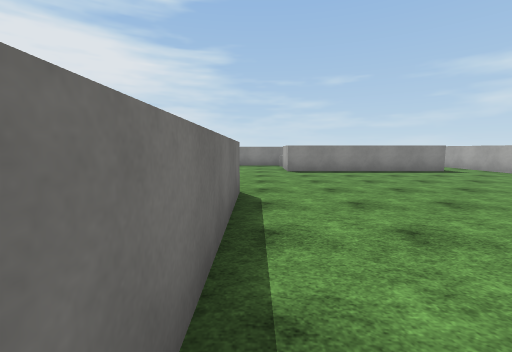
view 1 (above)

24 first-person views from a walk through a scene from a Unity 3-D project. The camera is 1.5 m above the floor, tilts 6° down and sees 90° across. The floor is counted in squares, 2 m on a side. Each view is taken from the middle of a square. On the plan, view 1 faces up. The plan holds only what a view shows up to about 9 squares ahead; the rest is blank. The place goes on beyond the plan. The player character is not drawn. Some animated figures are left out. Surface patterns are stand-ins for the level's own textures.

view 2
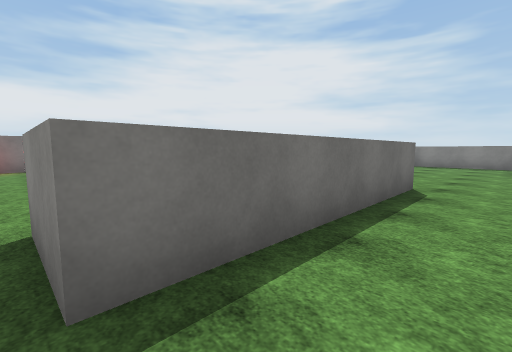

view 3
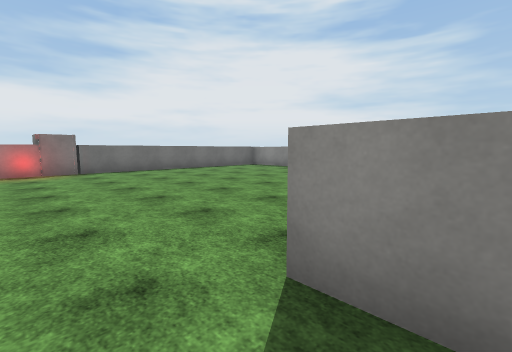

view 4
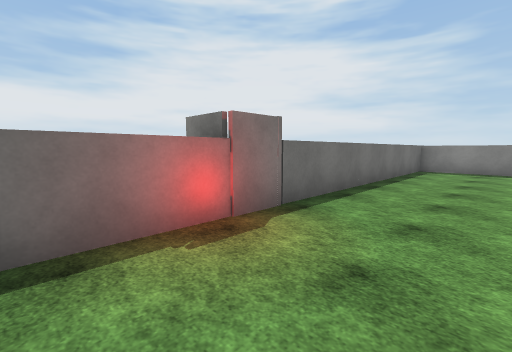

view 5
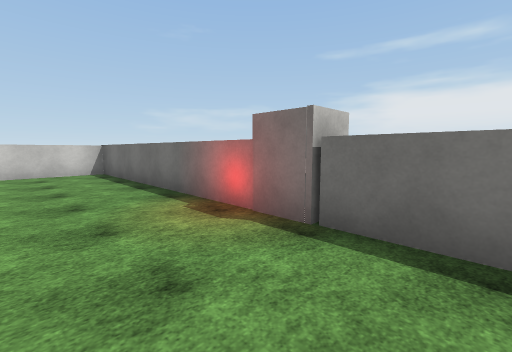

view 6
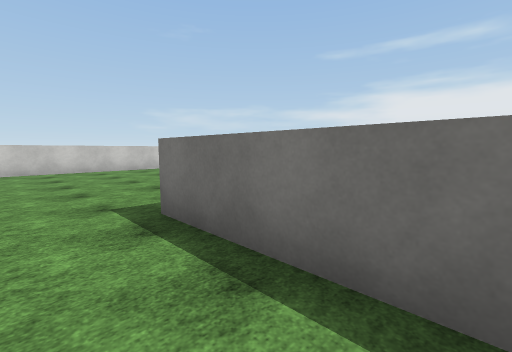

view 7
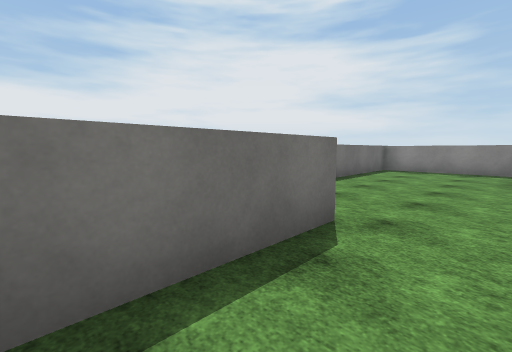

view 8
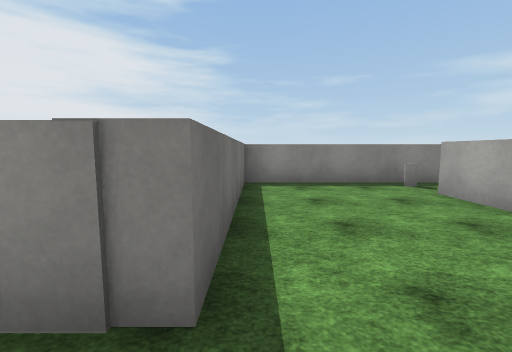

view 9
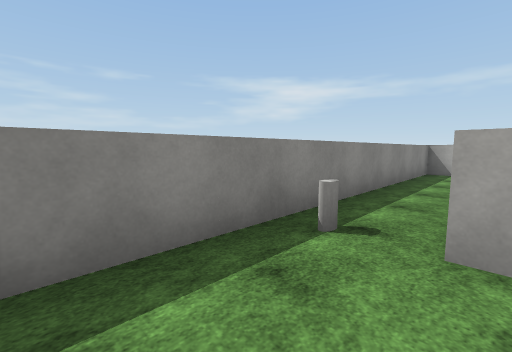

view 10
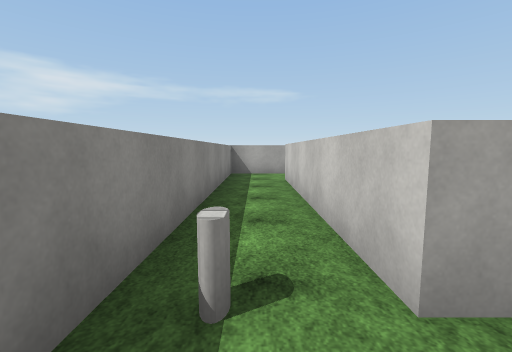

view 11
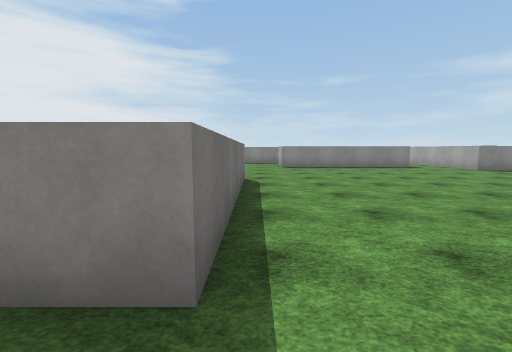

view 12
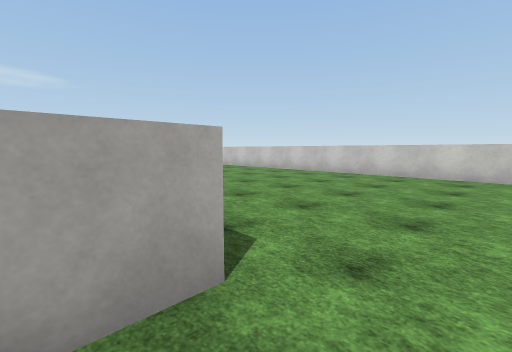

view 13
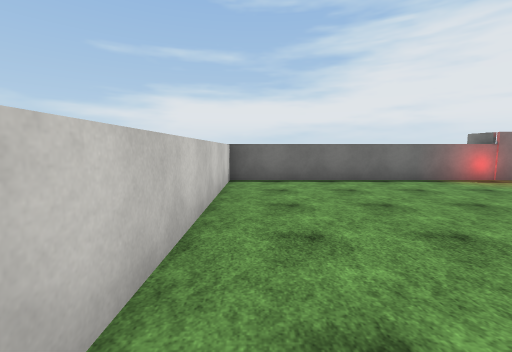

view 14
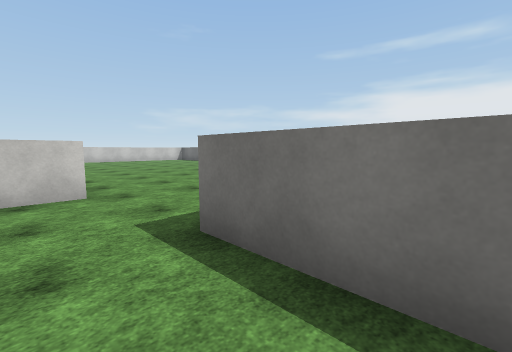

view 15
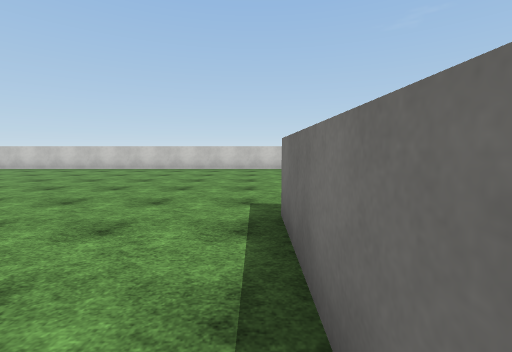

view 16
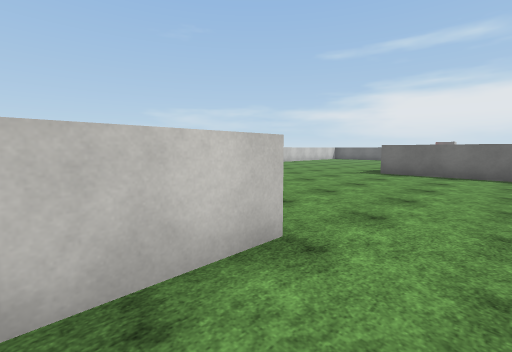

view 17
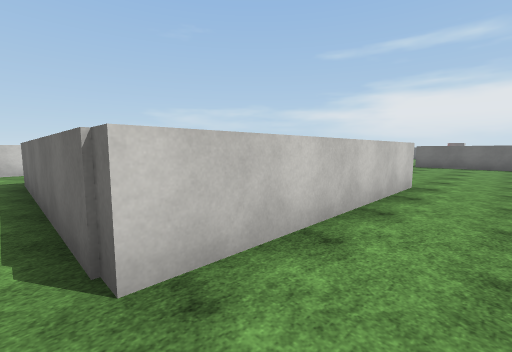

view 18
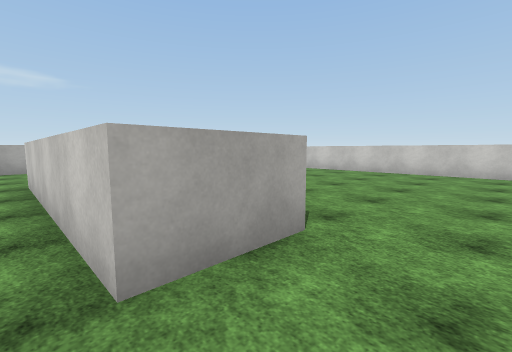

view 19
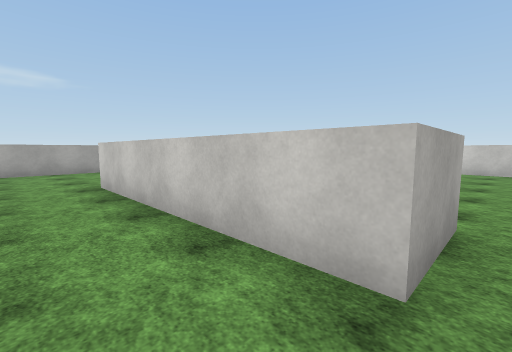

view 20
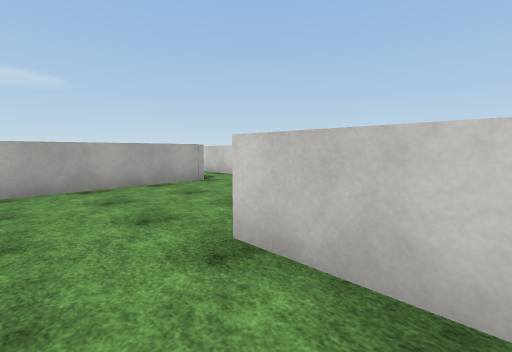

view 21
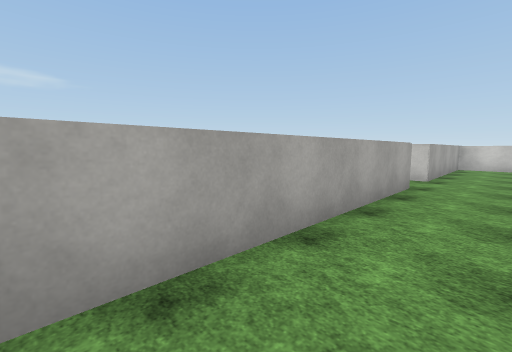

view 22
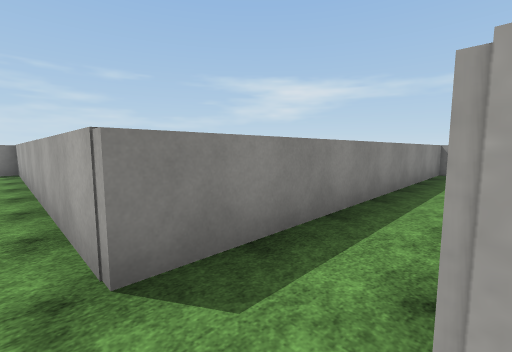

view 23
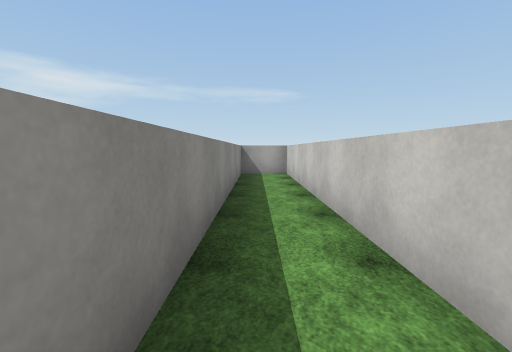

view 24
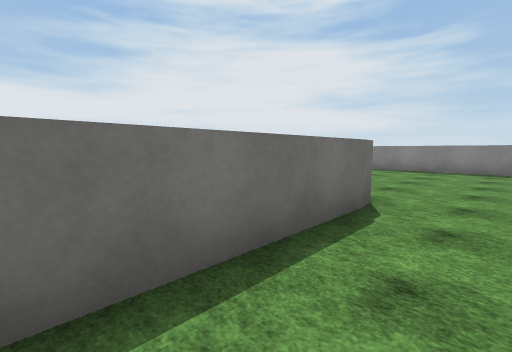

### Floor plan
Points are (right, up) in squares from view 1. A wall is a line through its corners. A room is listed if a view was taken in it or the views show most of it. See-through windows are left out.
Room 1 (views 1, 2, 3, 4, 5, 6, 7, 8, 9, 10, 11, 12, 13, 14, 15, 16, 17, 18, 19, 20, 21, 22, 23, 24)
walls: (6.3, -1) (6.3, 0.6) (11.7, 0.6) (11.7, -5); (-0.3, 4.5) (-0.3, -0.9) (-1.9, -0.9) (-1.9, 0.1); (-2, 4.5) (-0.9, 4.5); (4.9, -7.6) (9.2, -7.6); (6.5, 8.7) (1.1, 8.7) (1.1, 10.3) (6.5, 10.3); (11.5, -7.6) (12.1, -7.6); (13.1, 7) (7.9, 7) (7.9, 11.8) (-2.3, 11.8) (-2.3, 7) (-3.1, 7); (-7.9, 7) (-10.2, 7) (-10.2, -0.3) (-10.6, -0.3); (-10.2, -1.4) (-10.2, -7.6) (2.2, -7.6); (13.9, -7.6) (15.4, -7.6) (15.4, -2.9) (23.9, -2.9) (23.9, -1.5) (15.4, -1.5) (15.4, 7) (14.9, 7)
objects: other object (-11, -1) to (-10, -1); cylinder (1, 11)

Where each view was taken, in squares from view 1:
view 1: 0 up, 0 right, facing up
view 2: 1 down, 1 right, facing up-left
view 3: 2 down, 1 left, facing up-left
view 4: 3 down, 8 left, facing up-left
view 5: 1 up, 8 left, facing down-left
view 6: 2 up, 1 right, facing down-left
view 7: 2 up, 1 right, facing up-left
view 8: 6 up, 2 left, facing up
view 9: 10 up, 1 left, facing up-right
view 10: 11 up, 0 right, facing right
view 11: 2 down, 0 right, facing up
view 12: 0 up, 3 left, facing down-right
view 13: 7 down, 4 left, facing left
view 14: 9 up, 1 left, facing down-left
view 15: 2 up, 0 right, facing down
view 16: 2 up, 8 right, facing down-left
view 17: 2 up, 12 right, facing down-left
view 18: 1 up, 5 right, facing down-right
view 19: 2 up, 6 right, facing down-right
view 20: 2 up, 10 right, facing down-right
view 21: 4 up, 14 right, facing down-right
view 22: 3 down, 15 right, facing up-right
view 23: 2 down, 16 right, facing right
view 24: 3 down, 13 right, facing up-left
